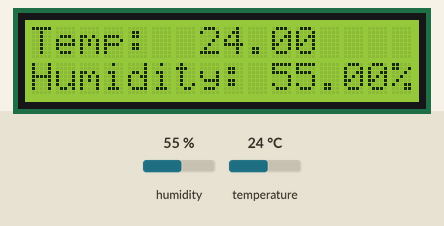
This sketch was run on a simulated Arduino Uno, built with avr-gcc and run on an emulated ATmega328P. Shown: 16×2 character LCD. The test bench sets the inputs (shaded band); at power-on: humidity 55 %, temperature 24 °C.

Above: at 1.2 s.
1.3 s: humidity set to 22 %
At 6.5 s:
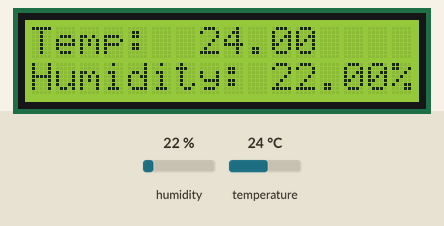
11.6 s: temperature set to 12 °C
At 16.2 s:
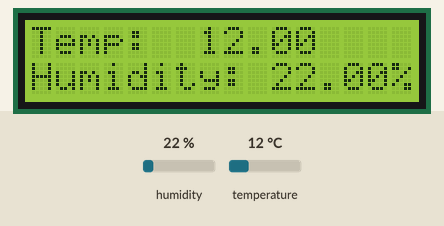
21.6 s: humidity set to 40 %
At 25.9 s:
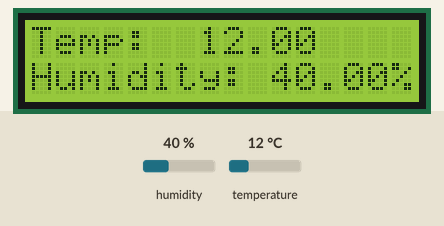
31.7 s: temperature set to 19 °C
At 35.6 s:
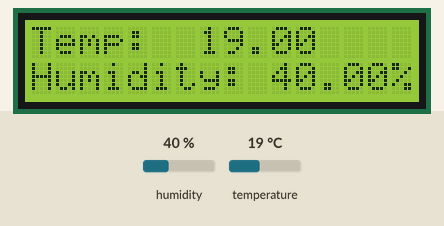
Timing chart, 0 to 37.1 s (numbered marks = the images above; inputs shaded):
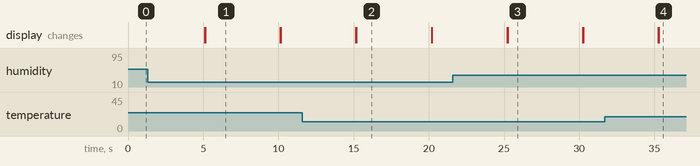

Measured:
- after the input at 1.3 s, the display: first differs from a run without the input after 3.8 s (image 1)
- after the input at 11.6 s, the display: first differs from a run without the input after 3.6 s (image 2)
- after the input at 21.6 s, the display: first differs from a run without the input after 3.6 s (image 3)
- after the input at 31.7 s, the display: first differs from a run without the input after 3.6 s (image 4)
- what the display in image 1 shows lasts 5.0 s, from 5.1 s to 10.1 s

The sketch:

temperature.ino
```cpp
#include <LiquidCrystal.h>
#include <DHT.h>

// Set the DHT pin
#define DHTPIN 8

// Uncomment the type of sensor in use:
#define DHTTYPE DHT11   // DHT 11

// Initialize the DHT sensor
DHT dht(DHTPIN, DHTTYPE);

// Initialize the LCD and set up the number of columns and rows
// RS, E, D4, D5, D6, D7
LiquidCrystal lcd(12, 11, 5, 4, 3, 2);

void setup() {
  dht.begin();         // Start the DHT sensor
  lcd.begin(16, 2);    // Set up the LCD's number of columns and rows

  // Print a static message to the LCD.
  lcd.print("Temp:      C");
  lcd.setCursor(0, 1);
  lcd.print("Humidity:   %");
}

void loop() {
  // Reading temperature or humidity takes about 250 milliseconds!
  float temp = dht.readTemperature(); // Read temperature as Celsius
  float humi = dht.readHumidity();    // Read humidity (in percentage)

  // Check if any reads failed and exit early (to try again).
  if (isnan(humi) || isnan(temp)) {
    lcd.clear();
    lcd.print("Failed to read");
    return;
  }

  // Print the temperature and humidity to the LCD.
  lcd.setCursor(7, 0);  // Position the cursor to (column 7, row 0)
  lcd.print(temp);
  lcd.setCursor(0, 1);  // Position the cursor to (column 0, row 1)
  lcd.print("Humidity: ");
  lcd.print(humi);
  lcd.print("%");

  // Wait five seconds before updating again.
  delay(5000);

  // Clear the previous readings from the LCD
  lcd.setCursor(7, 0);  // Position the cursor to (column 7, row 0)
  lcd.print("     ");   // Overwrite previous temp with spaces
  lcd.setCursor(10, 1); // Position the cursor to (column 10, row 1)
  lcd.print("    ");    // Overwrite previous humidity with spaces
}
```
